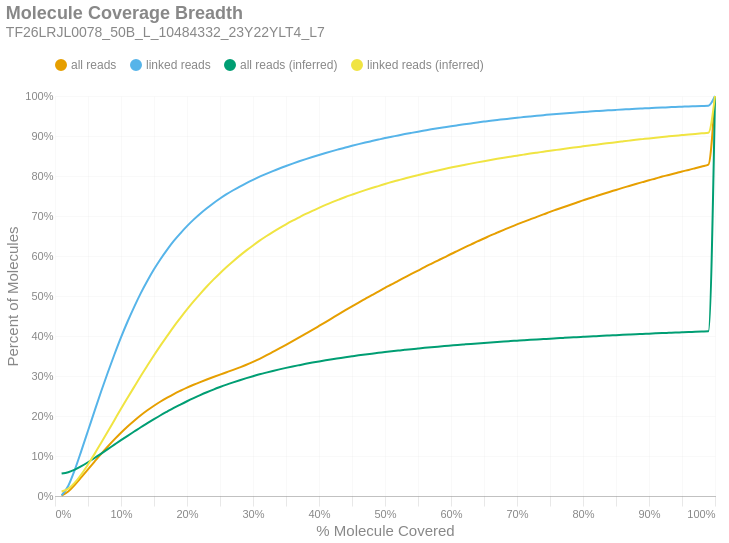

Notebook code cell kept with this figure:
### Markdown cell above
### Molecule Read Coverage
This chart shows molecule coverage breadth as computed by the number of bases aligned to that molecule. In other words, "*how much of each unique long molecule is actually sequenced/aligned?*" Keep in mind there is a distinction between sequences and alignments, since some sequences belonging to a particular molecule may not align well and wouldn't appear in the alignment data. This chart also shows molecule coverage breadth as computed by the *inferred fragment* from which the aligned sequences originate. Unlike read coverage, this calculation takes into account the total insert size, including unsequenced gaps between the forward and reverse reads. Like the previous figures, these are cumulative percents.

### Code cell
if SKIPLR:
    print_html(f"Skipped")
else:
    binned_df = consolidated_hist(valids['coverage_bp'], mask, 0.01, True)
    binned_df_inf = consolidated_hist(valids['coverage_inserts'], mask, 0.01, True)
    binned_df = binned_df.with_columns(pl.lit(binned_df_inf['all reads (cumsum)']).alias('all reads (inferred)'))
    binned_df = binned_df.with_columns(pl.lit(binned_df_inf['linked reads (cumsum)']).alias('linked reads (inferred)'))
    binned_df = binned_df.with_columns(
        (pl.col('bin').cast(pl.Float64) + 0.01).alias('right_edge')
    )

    with SafeRender(binned_df):
        (
            density_plot(binned_df, 'Molecule Coverage Breadth', samplename, 'molcov', ['all reads (inferred)','linked reads (inferred)'])
            .encode(
                #x=alt.X('bin:Q', title="% Molecule Covered").axis(format = '%').scale(padding=0),
                x=alt.X('right_edge:Q', title="% Molecule Covered").axis(format='%').scale(padding=0),
                y=alt.Y('value:Q', title='Percent of Molecules')
                    .axis(format='%')
                    .stack(False)
                    .scale(domainMin=0, padding=0),
                color=alt.Color("key:N").scale(domain = ["all reads", "linked reads", "all reads (inferred)", "linked reads (inferred)"]),
                tooltip = [
                    alt.Tooltip("key:N", title = "Data Type"),
                    alt.Tooltip("range_label:N", title="% Molecule Covered"),
                    alt.Tooltip("value:Q", format = ".2%", title="% Molecules")
                ]
            )
        ).display()

### Figure 1 — Vega-Lite specification as saved in the notebook (floating-point values rounded to 4 significant figures)
{"width": "container", "height": 400, "config": {"title": {"anchor": "start", "dy": -15, "fontSize": 18, "color": "#888888", "subtitleColor": "#888888", "subtitleFontSize": 14}, "arc": {"fill": "#0072B2"}, "axis": {"domainColor": "#888888", "domainWidth": 0.5, "gridWidth": 0.2, "grid": false, "titleFontWeight": 400, "titleFontSize": 15, "labelFontSize": 11, "labelColor": "#888888", "tickColor": "#888888", "tickWidth": 0.2, "titleColor": "#888888"}, "axisBand": {"grid": false}, "axisX": {"grid": true, "tickSize": 10, "domainCap": "round"}, "axisY": {"domain": false, "grid": true, "tickSize": 0, "domainCap": "round"}, "background": "transparent", "header": {"labelFontSize": 15, "labelColor": "#888888", "titleFontSize": 15, "titleFontWeight": 600, "titleColor": "#888888"}, "legend": {"labelFont": "sans-serif", "labelFontSize": 12, "labelColor": "#888888", "symbolSize": 100, "symbolType": "circle", "titleFontSize": 12, "titlePadding": 10, "titleColor": "#888888", "title": null, "orient": "top"}, "range": {"category": ["#E69F00", "#56B4E9", "#009E73", "#F0E442", "#0072B2", "#D55E00", "#CC79A7", "#000000"], "diverging": ["#cfe8f3", "#a2d4ec", "#73bfe2", "#46abdb", "#1696d2", "#12719e"]}, "area": {"fill": "#0072B2", "fillOpacity": 0.7, "line": true, "strokeOpacity": 0.7}, "line": {"color": "#0072B2", "stroke": "#0072B2", "strokeWidth": 2}, "trail": {"color": "#0072B2", "stroke": "#0072B2", "strokeWidth": 0, "size": 1}, "point": {"filled": true, "fillOpacity": 1.0, "size": 95}, "text": {"color": "#888888", "fontSize": 11, "align": "right", "fontWeight": 400, "size": 11}, "bar": {"fill": "#0072B2", "stroke": null}, "view": {"stroke": null, "continuousWidth": 660, "continuousHeight": 400}}, "data": {"name": "data-c2cc7ea0460c1f59188a8e32b7372581"}, "mark": {"type": "line", "interpolate": "monotone", "point": {"opacity": 0, "size": 275}}, "encoding": {"color": {"field": "key", "scale": {"domain": ["all reads", "linked reads", "all reads (inferred)", "linked reads (inferred)"]}, "type": "nominal"}, "tooltip": [{"field": "key", "title": "Data Type", "type": "nominal"}, {"field": "range_label", "title": "% Molecule Covered", "type": "nominal"}, {"field": "value", "format": ".2%", "title": "% Molecules", "type": "quantitative"}], "x": {"axis": {"format": "%"}, "field": "right_edge", "scale": {"padding": 0}, "title": "% Molecule Covered", "type": "quantitative"}, "y": {"axis": {"format": "%"}, "field": "value", "scale": {"domainMin": 0, "padding": 0}, "stack": false, "title": "Percent of Molecules", "type": "quantitative"}}, "params": [{"name": "param_c36ac31b6afebe62", "select": {"type": "point", "fields": ["key"]}, "bind": "legend"}], "title": {"text": "Molecule Coverage Breadth", "subtitle": "TF26LRJL0078_50B_L_10484332_23Y22YLT4_L7"}, "transform": [{"fold": ["all reads (cumsum)", "linked reads (cumsum)", "all reads (inferred)", "linked reads (inferred)"]}, {"calculate": "replace(datum.key, ' (cumsum)', '')", "as": "key"}, {"filter": {"param": "param_c36ac31b6afebe62"}}], "usermeta": {"embedOptions": {"downloadFileName": "TF26LRJL0078_50B_L_10484332_23Y22YLT4_L7.molcov"}}, "$schema": "https://vega.github.io/schema/vega-lite/v6.4.1.json", "datasets": {"data-c2cc7ea0460c1f59188a8e32b7372581": [{"bin": "0.0", "interval": "0.0-0.01", "all reads": 0.001058, "linked reads": 0.001743, "all reads (cumsum)": 0.001058, "linked reads (cumsum)": 0.001743, "range_label": "0.0-0.01", "all reads (inferred)": 0.05614, "linked reads (inferred)": 0.0114, "right_edge": 0.01}, {"bin": "0.01", "interval": "0.01-0.02", "all reads": 0.01011, "linked reads": 0.02328, "all reads (cumsum)": 0.01116, "linked reads (cumsum)": 0.02502, "range_label": "0.01-0.02", "all reads (inferred)": 0.0594, "linked reads (inferred)": 0.01813, "right_edge": 0.02}, {"bin": "0.02", "interval": "0.02-0.03", "all reads": 0.01667, "linked reads": 0.04062, "all reads (cumsum)": 0.02784, "linked reads (cumsum)": 0.06564, "range_label": "0.02-0.03", "all reads (inferred)": 0.06586, "linked reads (inferred)": 0.0333, "right_edge": 0.03}, {"bin": "0.03", "interval": "0.03-0.04", "all reads": 0.01911, "linked reads": 0.04787, "all reads (cumsum)": 0.04695, "linked reads (cumsum)": 0.1135, "range_label": "0.03-0.04", "all reads (inferred)": 0.07448, "linked reads (inferred)": 0.05431, "right_edge": 0.04}, {"bin": "0.04", "interval": "0.04-0.05", "all reads": 0.0196, "linked reads": 0.0495, "all reads (cumsum)": 0.06655, "linked reads (cumsum)": 0.163, "range_label": "0.04-0.05", "all reads (inferred)": 0.08439, "linked reads (inferred)": 0.0788, "right_edge": 0.05}, {"bin": "0.05", "interval": "0.05-0.06", "all reads": 0.01963, "linked reads": 0.0498, "all reads (cumsum)": 0.08618, "linked reads (cumsum)": 0.2128, "range_label": "0.05-0.06", "all reads (inferred)": 0.09501, "linked reads (inferred)": 0.1053, "right_edge": 0.06}, {"bin": "0.06", "interval": "0.06-0.07", "all reads": 0.01923, "linked reads": 0.049, "all reads (cumsum)": 0.1054, "linked reads (cumsum)": 0.2618, "range_label": "0.06-0.07", "all reads (inferred)": 0.1061, "linked reads (inferred)": 0.1331, "right_edge": 0.07}, {"bin": "0.07", "interval": "0.07-0.08", "all reads": 0.01843, "linked reads": 0.04691, "all reads (cumsum)": 0.1238, "linked reads (cumsum)": 0.3087, "range_label": "0.07-0.08", "all reads (inferred)": 0.1172, "linked reads (inferred)": 0.1612, "right_edge": 0.08}, {"bin": "0.08", "interval": "0.08-0.09", "all reads": 0.01765, "linked reads": 0.045, "all reads (cumsum)": 0.1415, "linked reads (cumsum)": 0.3537, "range_label": "0.08-0.09", "all reads (inferred)": 0.1284, "linked reads (inferred)": 0.1896, "right_edge": 0.09}, {"bin": "0.09", "interval": "0.09-0.1", "all reads": 0.0168, "linked reads": 0.04286, "all reads (cumsum)": 0.1583, "linked reads (cumsum)": 0.3966, "range_label": "0.09-0.1", "all reads (inferred)": 0.1396, "linked reads (inferred)": 0.218, "right_edge": 0.1}, {"bin": "0.1", "interval": "0.1-0.11", "all reads": 0.01559, "linked reads": 0.03969, "all reads (cumsum)": 0.1739, "linked reads (cumsum)": 0.4363, "range_label": "0.1-0.11", "all reads (inferred)": 0.1505, "linked reads (inferred)": 0.2456, "right_edge": 0.11}, {"bin": "0.11", "interval": "0.11-0.12", "all reads": 0.01446, "linked reads": 0.0367, "all reads (cumsum)": 0.1883, "linked reads (cumsum)": 0.473, "range_label": "0.11-0.12", "all reads (inferred)": 0.1612, "linked reads (inferred)": 0.2728, "right_edge": 0.12}, {"bin": "0.12", "interval": "0.12-0.13", "all reads": 0.01359, "linked reads": 0.0343, "all reads (cumsum)": 0.2019, "linked reads (cumsum)": 0.5073, "range_label": "0.12-0.13", "all reads (inferred)": 0.1719, "linked reads (inferred)": 0.3001, "right_edge": 0.13}, {"bin": "0.13", "interval": "0.13-0.14", "all reads": 0.01231, "linked reads": 0.03087, "all reads (cumsum)": 0.2142, "linked reads (cumsum)": 0.5382, "range_label": "0.13-0.14", "all reads (inferred)": 0.1821, "linked reads (inferred)": 0.3261, "right_edge": 0.14}, {"bin": "0.14", "interval": "0.14-0.15", "all reads": 0.01149, "linked reads": 0.02849, "all reads (cumsum)": 0.2257, "linked reads (cumsum)": 0.5667, "range_label": "0.14-0.15", "all reads (inferred)": 0.1921, "linked reads (inferred)": 0.3517, "right_edge": 0.15}, {"bin": "0.15", "interval": "0.15-0.16", "all reads": 0.01057, "linked reads": 0.02599, "all reads (cumsum)": 0.2363, "linked reads (cumsum)": 0.5926, "range_label": "0.15-0.16", "all reads (inferred)": 0.2019, "linked reads (inferred)": 0.3766, "right_edge": 0.16}, {"bin": "0.16", "interval": "0.16-0.17", "all reads": 0.009677, "linked reads": 0.02351, "all reads (cumsum)": 0.246, "linked reads (cumsum)": 0.6162, "range_label": "0.16-0.17", "all reads (inferred)": 0.2111, "linked reads (inferred)": 0.4002, "right_edge": 0.17}, {"bin": "0.17", "interval": "0.17-0.18", "all reads": 0.008998, "linked reads": 0.02149, "all reads (cumsum)": 0.255, "linked reads (cumsum)": 0.6376, "range_label": "0.17-0.18", "all reads (inferred)": 0.2202, "linked reads (inferred)": 0.4235, "right_edge": 0.18}, {"bin": "0.18", "interval": "0.18-0.19", "all reads": 0.008154, "linked reads": 0.0191, "all reads (cumsum)": 0.2631, "linked reads (cumsum)": 0.6567, "range_label": "0.18-0.19", "all reads (inferred)": 0.2287, "linked reads (inferred)": 0.4452, "right_edge": 0.19}, {"bin": "0.19", "interval": "0.19-0.2", "all reads": 0.007769, "linked reads": 0.01792, "all reads (cumsum)": 0.2709, "linked reads (cumsum)": 0.6747, "range_label": "0.19-0.2", "all reads (inferred)": 0.2369, "linked reads (inferred)": 0.4663, "right_edge": 0.2}, {"bin": "0.2", "interval": "0.2-0.21", "all reads": 0.007183, "linked reads": 0.01624, "all reads (cumsum)": 0.2781, "linked reads (cumsum)": 0.6909, "range_label": "0.2-0.21", "all reads (inferred)": 0.2447, "linked reads (inferred)": 0.4863, "right_edge": 0.21}, {"bin": "0.21", "interval": "0.21-0.22", "all reads": 0.006721, "linked reads": 0.01474, "all reads (cumsum)": 0.2848, "linked reads (cumsum)": 0.7056, "range_label": "0.21-0.22", "all reads (inferred)": 0.2522, "linked reads (inferred)": 0.5054, "right_edge": 0.22}, {"bin": "0.22", "interval": "0.22-0.23", "all reads": 0.00643, "linked reads": 0.01356, "all reads (cumsum)": 0.2912, "linked reads (cumsum)": 0.7192, "range_label": "0.22-0.23", "all reads (inferred)": 0.2593, "linked reads (inferred)": 0.5236, "right_edge": 0.23}, {"bin": "0.23", "interval": "0.23-0.24", "all reads": 0.00628, "linked reads": 0.01277, "all reads (cumsum)": 0.2975, "linked reads (cumsum)": 0.732, "range_label": "0.23-0.24", "all reads (inferred)": 0.2661, "linked reads (inferred)": 0.5409, "right_edge": 0.24}, {"bin": "0.24", "interval": "0.24-0.25", "all reads": 0.00608, "linked reads": 0.01172, "all reads (cumsum)": 0.3036, "linked reads (cumsum)": 0.7437, "range_label": "0.24-0.25", "all reads (inferred)": 0.2724, "linked reads (inferred)": 0.5571, "right_edge": 0.25}, {"bin": "0.25", "interval": "0.25-0.26", "all reads": 0.005846, "linked reads": 0.01079, "all reads (cumsum)": 0.3094, "linked reads (cumsum)": 0.7545, "range_label": "0.25-0.26", "all reads (inferred)": 0.2785, "linked reads (inferred)": 0.5726, "right_edge": 0.26}, {"bin": "0.26", "interval": "0.26-0.27", "all reads": 0.005916, "linked reads": 0.009859, "all reads (cumsum)": 0.3153, "linked reads (cumsum)": 0.7644, "range_label": "0.26-0.27", "all reads (inferred)": 0.2841, "linked reads (inferred)": 0.587, "right_edge": 0.27}, {"bin": "0.27", "interval": "0.27-0.28", "all reads": 0.006222, "linked reads": 0.009329, "all reads (cumsum)": 0.3216, "linked reads (cumsum)": 0.7737, "range_label": "0.27-0.28", "all reads (inferred)": 0.2895, "linked reads (inferred)": 0.6009, "right_edge": 0.28}, {"bin": "0.28", "interval": "0.28-0.29", "all reads": 0.006489, "linked reads": 0.008652, "all reads (cumsum)": 0.3281, "linked reads (cumsum)": 0.7823, "range_label": "0.28-0.29", "all reads (inferred)": 0.2947, "linked reads (inferred)": 0.614, "right_edge": 0.29}, {"bin": "0.29", "interval": "0.29-0.3", "all reads": 0.007177, "linked reads": 0.008216, "all reads (cumsum)": 0.3352, "linked reads (cumsum)": 0.7905, "range_label": "0.29-0.3", "all reads (inferred)": 0.2995, "linked reads (inferred)": 0.6264, "right_edge": 0.3}, {"bin": "0.3", "interval": "0.3-0.31", "all reads": 0.007787, "linked reads": 0.007774, "all reads (cumsum)": 0.343, "linked reads (cumsum)": 0.7983, "range_label": "0.3-0.31", "all reads (inferred)": 0.3042, "linked reads (inferred)": 0.6383, "right_edge": 0.31}, {"bin": "0.31", "interval": "0.31-0.32", "all reads": 0.00836, "linked reads": 0.007162, "all reads (cumsum)": 0.3514, "linked reads (cumsum)": 0.8055, "range_label": "0.31-0.32", "all reads (inferred)": 0.3085, "linked reads (inferred)": 0.6493, "right_edge": 0.32}, {"bin": "0.32", "interval": "0.32-0.33", "all reads": 0.008707, "linked reads": 0.006778, "all reads (cumsum)": 0.3601, "linked reads (cumsum)": 0.8123, "range_label": "0.32-0.33", "all reads (inferred)": 0.3126, "linked reads (inferred)": 0.6599, "right_edge": 0.33}, {"bin": "0.33", "interval": "0.33-0.34", "all reads": 0.008725, "linked reads": 0.006506, "all reads (cumsum)": 0.3688, "linked reads (cumsum)": 0.8188, "range_label": "0.33-0.34", "all reads (inferred)": 0.3165, "linked reads (inferred)": 0.6698, "right_edge": 0.34}, {"bin": "0.34", "interval": "0.34-0.35", "all reads": 0.008964, "linked reads": 0.006138, "all reads (cumsum)": 0.3778, "linked reads (cumsum)": 0.8249, "range_label": "0.34-0.35", "all reads (inferred)": 0.3203, "linked reads (inferred)": 0.6793, "right_edge": 0.35}, {"bin": "0.35", "interval": "0.35-0.36", "all reads": 0.009249, "linked reads": 0.005985, "all reads (cumsum)": 0.387, "linked reads (cumsum)": 0.8309, "range_label": "0.35-0.36", "all reads (inferred)": 0.3238, "linked reads (inferred)": 0.6883, "right_edge": 0.36}, {"bin": "0.36", "interval": "0.36-0.37", "all reads": 0.009409, "linked reads": 0.005817, "all reads (cumsum)": 0.3964, "linked reads (cumsum)": 0.8367, "range_label": "0.36-0.37", "all reads (inferred)": 0.3271, "linked reads (inferred)": 0.6968, "right_edge": 0.37}, {"bin": "0.37", "interval": "0.37-0.38", "all reads": 0.009455, "linked reads": 0.005555, "all reads (cumsum)": 0.4059, "linked reads (cumsum)": 0.8423, "range_label": "0.37-0.38", "all reads (inferred)": 0.3304, "linked reads (inferred)": 0.7051, "right_edge": 0.38}, {"bin": "0.38", "interval": "0.38-0.39", "all reads": 0.009445, "linked reads": 0.005297, "all reads (cumsum)": 0.4153, "linked reads (cumsum)": 0.8476, "range_label": "0.38-0.39", "all reads (inferred)": 0.3335, "linked reads (inferred)": 0.713, "right_edge": 0.39}, {"bin": "0.39", "interval": "0.39-0.4", "all reads": 0.009723, "linked reads": 0.005109, "all reads (cumsum)": 0.4251, "linked reads (cumsum)": 0.8527, "range_label": "0.39-0.4", "all reads (inferred)": 0.3364, "linked reads (inferred)": 0.7205, "right_edge": 0.4}, {"bin": "0.4", "interval": "0.4-0.41", "all reads": 0.0098, "linked reads": 0.004926, "all reads (cumsum)": 0.4349, "linked reads (cumsum)": 0.8576, "range_label": "0.4-0.41", "all reads (inferred)": 0.3393, "linked reads (inferred)": 0.7277, "right_edge": 0.41}, {"bin": "0.41", "interval": "0.41-0.42", "all reads": 0.009904, "linked reads": 0.004675, "all reads (cumsum)": 0.4448, "linked reads (cumsum)": 0.8623, "range_label": "0.41-0.42", "all reads (inferred)": 0.342, "linked reads (inferred)": 0.7345, "right_edge": 0.42}, {"bin": "0.42", "interval": "0.42-0.43", "all reads": 0.009891, "linked reads": 0.004458, "all reads (cumsum)": 0.4546, "linked reads (cumsum)": 0.8667, "range_label": "0.42-0.43", "all reads (inferred)": 0.3445, "linked reads (inferred)": 0.741, "right_edge": 0.43}, {"bin": "0.43", "interval": "0.43-0.44", "all reads": 0.009778, "linked reads": 0.004396, "all reads (cumsum)": 0.4644, "linked reads (cumsum)": 0.8711, "range_label": "0.43-0.44", "all reads (inferred)": 0.347, "linked reads (inferred)": 0.7474, "right_edge": 0.44}, {"bin": "0.44", "interval": "0.44-0.45", "all reads": 0.009651, "linked reads": 0.004403, "all reads (cumsum)": 0.4741, "linked reads (cumsum)": 0.8755, "range_label": "0.44-0.45", "all reads (inferred)": 0.3494, "linked reads (inferred)": 0.7533, "right_edge": 0.45}, {"bin": "0.45", "interval": "0.45-0.46", "all reads": 0.009427, "linked reads": 0.004116, "all reads (cumsum)": 0.4835, "linked reads (cumsum)": 0.8796, "range_label": "0.45-0.46", "all reads (inferred)": 0.3516, "linked reads (inferred)": 0.7591, "right_edge": 0.46}, {"bin": "0.46", "interval": "0.46-0.47", "all reads": 0.009183, "linked reads": 0.00395, "all reads (cumsum)": 0.4927, "linked reads (cumsum)": 0.8836, "range_label": "0.46-0.47", "all reads (inferred)": 0.3538, "linked reads (inferred)": 0.7646, "right_edge": 0.47}, {"bin": "0.47", "interval": "0.47-0.48", "all reads": 0.009278, "linked reads": 0.00376, "all reads (cumsum)": 0.502, "linked reads (cumsum)": 0.8874, "range_label": "0.47-0.48", "all reads (inferred)": 0.3559, "linked reads (inferred)": 0.7698, "right_edge": 0.48}, {"bin": "0.48", "interval": "0.48-0.49", "all reads": 0.008857, "linked reads": 0.003718, "all reads (cumsum)": 0.5108, "linked reads (cumsum)": 0.8911, "range_label": "0.48-0.49", "all reads (inferred)": 0.3578, "linked reads (inferred)": 0.7748, "right_edge": 0.49}, {"bin": "0.49", "interval": "0.49-0.5", "all reads": 0.00972, "linked reads": 0.003688, "all reads (cumsum)": 0.5205, "linked reads (cumsum)": 0.8948, "range_label": "0.49-0.5", "all reads (inferred)": 0.3599, "linked reads (inferred)": 0.78, "right_edge": 0.5}, {"bin": "0.5", "interval": "0.5-0.51", "all reads": 0.008268, "linked reads": 0.003308, "all reads (cumsum)": 0.5288, "linked reads (cumsum)": 0.8981, "range_label": "0.5-0.51", "all reads (inferred)": 0.3618, "linked reads (inferred)": 0.7849, "right_edge": 0.51}, {"bin": "0.51", "interval": "0.51-0.52", "all reads": 0.00898, "linked reads": 0.003398, "all reads (cumsum)": 0.5378, "linked reads (cumsum)": 0.9015, "range_label": "0.51-0.52", "all reads (inferred)": 0.3636, "linked reads (inferred)": 0.7893, "right_edge": 0.52}, {"bin": "0.52", "interval": "0.52-0.53", "all reads": 0.008706, "linked reads": 0.00327, "all reads (cumsum)": 0.5465, "linked reads (cumsum)": 0.9047, "range_label": "0.52-0.53", "all reads (inferred)": 0.3653, "linked reads (inferred)": 0.7937, "right_edge": 0.53}, {"bin": "0.53", "interval": "0.53-0.54", "all reads": 0.00874, "linked reads": 0.003103, "all reads (cumsum)": 0.5552, "linked reads (cumsum)": 0.9078, "range_label": "0.53-0.54", "all reads (inferred)": 0.3671, "linked reads (inferred)": 0.7981, "right_edge": 0.54}, {"bin": "0.54", "interval": "0.54-0.55", "all reads": 0.008461, "linked reads": 0.003032, "all reads (cumsum)": 0.5637, "linked reads (cumsum)": 0.9109, "range_label": "0.54-0.55", "all reads (inferred)": 0.3687, "linked reads (inferred)": 0.8022, "right_edge": 0.55}, {"bin": "0.55", "interval": "0.55-0.56", "all reads": 0.008647, "linked reads": 0.002896, "all reads (cumsum)": 0.5723, "linked reads (cumsum)": 0.9138, "range_label": "0.55-0.56", "all reads (inferred)": 0.3703, "linked reads (inferred)": 0.8063, "right_edge": 0.56}, {"bin": "0.56", "interval": "0.56-0.57", "all reads": 0.00821, "linked reads": 0.002867, "all reads (cumsum)": 0.5806, "linked reads (cumsum)": 0.9166, "range_label": "0.56-0.57", "all reads (inferred)": 0.3719, "linked reads (inferred)": 0.8102, "right_edge": 0.57}, {"bin": "0.57", "interval": "0.57-0.58", "all reads": 0.008082, "linked reads": 0.002732, "all reads (cumsum)": 0.5886, "linked reads (cumsum)": 0.9194, "range_label": "0.57-0.58", "all reads (inferred)": 0.3734, "linked reads (inferred)": 0.814, "right_edge": 0.58}, {"bin": "0.58", "interval": "0.58-0.59", "all reads": 0.008089, "linked reads": 0.002606, "all reads (cumsum)": 0.5967, "linked reads (cumsum)": 0.922, "range_label": "0.58-0.59", "all reads (inferred)": 0.3748, "linked reads (inferred)": 0.8176, "right_edge": 0.59}, {"bin": "0.59", "interval": "0.59-0.6", "all reads": 0.008312, "linked reads": 0.002531, "all reads (cumsum)": 0.605, "linked reads (cumsum)": 0.9245, "range_label": "0.59-0.6", "all reads (inferred)": 0.3762, "linked reads (inferred)": 0.821, "right_edge": 0.6}, {"bin": "0.6", "interval": "0.6-0.61", "all reads": 0.00791, "linked reads": 0.002365, "all reads (cumsum)": 0.6129, "linked reads (cumsum)": 0.9269, "range_label": "0.6-0.61", "all reads (inferred)": 0.3776, "linked reads (inferred)": 0.8245, "right_edge": 0.61}, {"bin": "0.61", "interval": "0.61-0.62", "all reads": 0.007962, "linked reads": 0.002304, "all reads (cumsum)": 0.6209, "linked reads (cumsum)": 0.9292, "range_label": "0.61-0.62", "all reads (inferred)": 0.3789, "linked reads (inferred)": 0.8277, "right_edge": 0.62}, {"bin": "0.62", "interval": "0.62-0.63", "all reads": 0.007656, "linked reads": 0.002297, "all reads (cumsum)": 0.6286, "linked reads (cumsum)": 0.9315, "range_label": "0.62-0.63", "all reads (inferred)": 0.3802, "linked reads (inferred)": 0.831, "right_edge": 0.63}, {"bin": "0.63", "interval": "0.63-0.64", "all reads": 0.00783, "linked reads": 0.002378, "all reads (cumsum)": 0.6364, "linked reads (cumsum)": 0.9338, "range_label": "0.63-0.64", "all reads (inferred)": 0.3815, "linked reads (inferred)": 0.8341, "right_edge": 0.64}, {"bin": "0.64", "interval": "0.64-0.65", "all reads": 0.0074, "linked reads": 0.002139, "all reads (cumsum)": 0.6438, "linked reads (cumsum)": 0.936, "range_label": "0.64-0.65", "all reads (inferred)": 0.3827, "linked reads (inferred)": 0.8371, "right_edge": 0.65}, {"bin": "0.65", "interval": "0.65-0.66", "all reads": 0.00757, "linked reads": 0.002103, "all reads (cumsum)": 0.6514, "linked reads (cumsum)": 0.9381, "range_label": "0.65-0.66", "all reads (inferred)": 0.3839, "linked reads (inferred)": 0.84, "right_edge": 0.66}, {"bin": "0.66", "interval": "0.66-0.67", "all reads": 0.006991, "linked reads": 0.001964, "all reads (cumsum)": 0.6584, "linked reads (cumsum)": 0.9401, "range_label": "0.66-0.67", "all reads (inferred)": 0.3851, "linked reads (inferred)": 0.8429, "right_edge": 0.67}, {"bin": "0.67", "interval": "0.67-0.68", "all reads": 0.006974, "linked reads": 0.00181, "all reads (cumsum)": 0.6653, "linked reads (cumsum)": 0.9419, "range_label": "0.67-0.68", "all reads (inferred)": 0.3862, "linked reads (inferred)": 0.8456, "right_edge": 0.68}, {"bin": "0.68", "interval": "0.68-0.69", "all reads": 0.006927, "linked reads": 0.00195, "all reads (cumsum)": 0.6723, "linked reads (cumsum)": 0.9438, "range_label": "0.68-0.69", "all reads (inferred)": 0.3873, "linked reads (inferred)": 0.8483, "right_edge": 0.69}, {"bin": "0.69", "interval": "0.69-0.7", "all reads": 0.006708, "linked reads": 0.001763, "all reads (cumsum)": 0.679, "linked reads (cumsum)": 0.9456, "range_label": "0.69-0.7", "all reads (inferred)": 0.3883, "linked reads (inferred)": 0.8509, "right_edge": 0.7}, {"bin": "0.7", "interval": "0.7-0.71", "all reads": 0.006313, "linked reads": 0.001658, "all reads (cumsum)": 0.6853, "linked reads (cumsum)": 0.9472, "range_label": "0.7-0.71", "all reads (inferred)": 0.3894, "linked reads (inferred)": 0.8535, "right_edge": 0.71}, {"bin": "0.71", "interval": "0.71-0.72", "all reads": 0.006286, "linked reads": 0.001688, "all reads (cumsum)": 0.6916, "linked reads (cumsum)": 0.9489, "range_label": "0.71-0.72", "all reads (inferred)": 0.3904, "linked reads (inferred)": 0.856, "right_edge": 0.72}, {"bin": "0.72", "interval": "0.72-0.73", "all reads": 0.006391, "linked reads": 0.001701, "all reads (cumsum)": 0.698, "linked reads (cumsum)": 0.9506, "range_label": "0.72-0.73", "all reads (inferred)": 0.3914, "linked reads (inferred)": 0.8584, "right_edge": 0.73}, {"bin": "0.73", "interval": "0.73-0.74", "all reads": 0.005969, "linked reads": 0.001498, "all reads (cumsum)": 0.7039, "linked reads (cumsum)": 0.9521, "range_label": "0.73-0.74", "all reads (inferred)": 0.3923, "linked reads (inferred)": 0.8607, "right_edge": 0.74}, {"bin": "0.74", "interval": "0.74-0.75", "all reads": 0.006381, "linked reads": 0.001573, "all reads (cumsum)": 0.7103, "linked reads (cumsum)": 0.9537, "range_label": "0.74-0.75", "all reads (inferred)": 0.3933, "linked reads (inferred)": 0.8631, "right_edge": 0.75}, {"bin": "0.75", "interval": "0.75-0.76", "all reads": 0.005861, "linked reads": 0.001421, "all reads (cumsum)": 0.7162, "linked reads (cumsum)": 0.9551, "range_label": "0.75-0.76", "all reads (inferred)": 0.3942, "linked reads (inferred)": 0.8653, "right_edge": 0.76}, {"bin": "0.76", "interval": "0.76-0.77", "all reads": 0.005786, "linked reads": 0.001314, "all reads (cumsum)": 0.722, "linked reads (cumsum)": 0.9564, "range_label": "0.76-0.77", "all reads (inferred)": 0.3952, "linked reads (inferred)": 0.8676, "right_edge": 0.77}, {"bin": "0.77", "interval": "0.77-0.78", "all reads": 0.005594, "linked reads": 0.001259, "all reads (cumsum)": 0.7275, "linked reads (cumsum)": 0.9577, "range_label": "0.77-0.78", "all reads (inferred)": 0.3961, "linked reads (inferred)": 0.8699, "right_edge": 0.78}, {"bin": "0.78", "interval": "0.78-0.79", "all reads": 0.005674, "linked reads": 0.001191, "all reads (cumsum)": 0.7332, "linked reads (cumsum)": 0.9589, "range_label": "0.78-0.79", "all reads (inferred)": 0.397, "linked reads (inferred)": 0.872, "right_edge": 0.79}, {"bin": "0.79", "interval": "0.79-0.8", "all reads": 0.005868, "linked reads": 0.001215, "all reads (cumsum)": 0.7391, "linked reads (cumsum)": 0.9601, "range_label": "0.79-0.8", "all reads (inferred)": 0.3979, "linked reads (inferred)": 0.8742, "right_edge": 0.8}, {"bin": "0.8", "interval": "0.8-0.81", "all reads": 0.005313, "linked reads": 0.001068, "all reads (cumsum)": 0.7444, "linked reads (cumsum)": 0.9612, "range_label": "0.8-0.81", "all reads (inferred)": 0.3987, "linked reads (inferred)": 0.8763, "right_edge": 0.81}, {"bin": "0.81", "interval": "0.81-0.82", "all reads": 0.005362, "linked reads": 0.001051, "all reads (cumsum)": 0.7498, "linked reads (cumsum)": 0.9622, "range_label": "0.81-0.82", "all reads (inferred)": 0.3996, "linked reads (inferred)": 0.8783, "right_edge": 0.82}, {"bin": "0.82", "interval": "0.82-0.83", "all reads": 0.005292, "linked reads": 0.001074, "all reads (cumsum)": 0.7551, "linked reads (cumsum)": 0.9633, "range_label": "0.82-0.83", "all reads (inferred)": 0.4004, "linked reads (inferred)": 0.8804, "right_edge": 0.83}, {"bin": "0.83", "interval": "0.83-0.84", "all reads": 0.00514, "linked reads": 0.001014, "all reads (cumsum)": 0.7602, "linked reads (cumsum)": 0.9643, "range_label": "0.83-0.84", "all reads (inferred)": 0.4012, "linked reads (inferred)": 0.8825, "right_edge": 0.84}, {"bin": "0.84", "interval": "0.84-0.85", "all reads": 0.005002, "linked reads": 0.001001, "all reads (cumsum)": 0.7652, "linked reads (cumsum)": 0.9653, "range_label": "0.84-0.85", "all reads (inferred)": 0.4021, "linked reads (inferred)": 0.8845, "right_edge": 0.85}, {"bin": "0.85", "interval": "0.85-0.86", "all reads": 0.005076, "linked reads": 0.0009617, "all reads (cumsum)": 0.7703, "linked reads (cumsum)": 0.9663, "range_label": "0.85-0.86", "all reads (inferred)": 0.4029, "linked reads (inferred)": 0.8865, "right_edge": 0.86}, {"bin": "0.86", "interval": "0.86-0.87", "all reads": 0.004838, "linked reads": 0.0008809, "all reads (cumsum)": 0.7751, "linked reads (cumsum)": 0.9671, "range_label": "0.86-0.87", "all reads (inferred)": 0.4037, "linked reads (inferred)": 0.8884, "right_edge": 0.87}, {"bin": "0.87", "interval": "0.87-0.88", "all reads": 0.004853, "linked reads": 0.0009631, "all reads (cumsum)": 0.78, "linked reads (cumsum)": 0.9681, "range_label": "0.87-0.88", "all reads (inferred)": 0.4044, "linked reads (inferred)": 0.8904, "right_edge": 0.88}, {"bin": "0.88", "interval": "0.88-0.89", "all reads": 0.00472, "linked reads": 0.000786, "all reads (cumsum)": 0.7847, "linked reads (cumsum)": 0.9689, "range_label": "0.88-0.89", "all reads (inferred)": 0.4051, "linked reads (inferred)": 0.8922, "right_edge": 0.89}, {"bin": "0.89", "interval": "0.89-0.9", "all reads": 0.004756, "linked reads": 0.0007676, "all reads (cumsum)": 0.7894, "linked reads (cumsum)": 0.9697, "range_label": "0.89-0.9", "all reads (inferred)": 0.4059, "linked reads (inferred)": 0.894, "right_edge": 0.9}, {"bin": "0.9", "interval": "0.9-0.91", "all reads": 0.004388, "linked reads": 0.0007974, "all reads (cumsum)": 0.7938, "linked reads (cumsum)": 0.9705, "range_label": "0.9-0.91", "all reads (inferred)": 0.4066, "linked reads (inferred)": 0.8958, "right_edge": 0.91}, {"bin": "0.91", "interval": "0.91-0.92", "all reads": 0.004796, "linked reads": 0.0007393, "all reads (cumsum)": 0.7986, "linked reads (cumsum)": 0.9712, "range_label": "0.91-0.92", "all reads (inferred)": 0.4073, "linked reads (inferred)": 0.8975, "right_edge": 0.92}, {"bin": "0.92", "interval": "0.92-0.93", "all reads": 0.004001, "linked reads": 0.0006996, "all reads (cumsum)": 0.8026, "linked reads (cumsum)": 0.9719, "range_label": "0.92-0.93", "all reads (inferred)": 0.4079, "linked reads (inferred)": 0.8991, "right_edge": 0.93}, {"bin": "0.93", "interval": "0.93-0.94", "all reads": 0.00432, "linked reads": 0.0007436, "all reads (cumsum)": 0.8069, "linked reads (cumsum)": 0.9726, "range_label": "0.93-0.94", "all reads (inferred)": 0.4086, "linked reads (inferred)": 0.9007, "right_edge": 0.94}, {"bin": "0.94", "interval": "0.94-0.95", "all reads": 0.004479, "linked reads": 0.0006416, "all reads (cumsum)": 0.8114, "linked reads (cumsum)": 0.9733, "range_label": "0.94-0.95", "all reads (inferred)": 0.4092, "linked reads (inferred)": 0.9023, "right_edge": 0.95}, {"bin": "0.95", "interval": "0.95-0.96", "all reads": 0.003795, "linked reads": 0.0006685, "all reads (cumsum)": 0.8152, "linked reads (cumsum)": 0.974, "range_label": "0.95-0.96", "all reads (inferred)": 0.4099, "linked reads (inferred)": 0.9039, "right_edge": 0.96}, {"bin": "0.96", "interval": "0.96-0.97", "all reads": 0.004254, "linked reads": 0.0005552, "all reads (cumsum)": 0.8195, "linked reads (cumsum)": 0.9745, "range_label": "0.96-0.97", "all reads (inferred)": 0.4105, "linked reads (inferred)": 0.9053, "right_edge": 0.97}, {"bin": "0.97", "interval": "0.97-0.98", "all reads": 0.004352, "linked reads": 0.0005821, "all reads (cumsum)": 0.8238, "linked reads (cumsum)": 0.9751, "range_label": "0.97-0.98", "all reads (inferred)": 0.4111, "linked reads (inferred)": 0.9068, "right_edge": 0.98}, {"bin": "0.98", "interval": "0.98-0.99", "all reads": 0.004498, "linked reads": 0.0006019, "all reads (cumsum)": 0.8283, "linked reads (cumsum)": 0.9757, "range_label": "0.98-0.99", "all reads (inferred)": 0.4118, "linked reads (inferred)": 0.9083, "right_edge": 0.99}, {"bin": "0.99", "interval": "0.99-1.0", "all reads": 0.1717, "linked reads": 0.0243, "all reads (cumsum)": 1.0, "linked reads (cumsum)": 1.0, "range_label": "0.99-1.0", "all reads (inferred)": 1.0, "linked reads (inferred)": 1.0, "right_edge": 1.0}]}}
